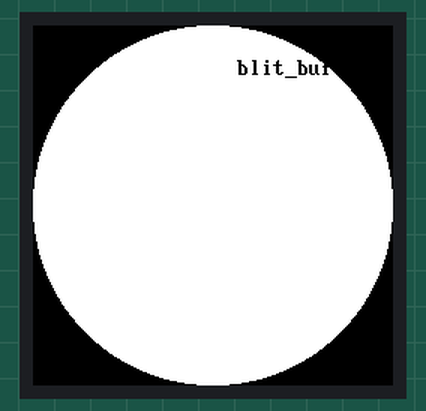
Simulated run of this program. Board: Raspberry Pi Pico running MicroPython. Shown: 240×240 colour display. Library files of the repository ran but are not shown: gc9b72.py, vga1_8x16.py, vga1_bold_16x32.py. At 1.3 s the program stops and its outputs stay as they are.

Above: at 1.0 s.

The program:

09-blit.py
```python
# Lab 09: Blitting Buffers
# display.blit_buffer(buffer, x, y, width, height) stamps a block of
# pixels onto the display in one shot. Draw a sprite once into a buffer,
# then copy it wherever (and however many times) you need it.
#
# This is where the color display's memory budget shows up for the first
# time, and this panel makes the point harder than the smartwatch kit's
# did. On the OLED, a sprite was one BIT per pixel. Here it is two BYTES
# per pixel -- sixteen times bigger -- and there are 2.25 times as many
# pixels to cover, because 360x360 is 129,600 pixels against 240x240's
# 57,600.
#
# Run the arithmetic yourself, because it is the whole lesson:
#
#   this eye sprite      96 * 72 * 2   =  13,824 bytes
#   a full-screen buffer 360 * 360 * 2 = 259,200 bytes
#   an RP2040 has        264 KB        = 270,336 bytes, TOTAL
#
# A frame buffer for this screen would be 96% of every byte of RAM on the
# chip, before MicroPython's own interpreter, heap, and your program take
# their share. It is not tight. It is impossible. That is the real reason
# this driver has no frame buffer, and the reason there is no show().
#
# (The smartwatch kit's 240x240 buffer would have been 115,200 bytes --
# also unaffordable, but only about 43% of RAM. Scaling the screen by 1.5
# scaled the buffer by 2.25.)
#
# The other difference: blit_buffer() is OPAQUE. framebuf's blit() took a
# `key` color to skip, so you could stamp a sprite over a background.
# This driver has no such option, so shapes.blit_keyed() does it the hard
# way -- finding the runs of non-key pixels and sending those. Read it
# and you will know exactly what framebuf was doing for you.

import config
import shapes

display = config.init_display()
WHITE = config.WHITE
BLACK = config.BLACK
FILL = config.FILL
FONT = config.SMALL_FONT
TRANSPARENT = BLACK

# --- build one eye in an off-screen buffer ---------------------------
#
# shapes.sprite() hands back a bytearray of RGB565 pixels. To draw into
# it we need something that behaves like a display, so Sprite below wraps
# the buffer and offers the three calls shapes.ellipse() actually uses.
#
# 96 x 72 is the smartwatch kit's 64 x 48 scaled by 1.5. The buffer it
# needs went up by 2.25x, from 6,144 bytes to 13,824 -- an area cost, not
# a width cost, which is the arithmetic that bites you every time you make
# a sprite "just a little bigger."

EYE_WIDTH = 96              # 64 on the smartwatch kit
EYE_HEIGHT = 72             # 48 on the smartwatch kit


class Sprite:
    """A tiny stand-in for the display that draws into a buffer instead.

    shapes.ellipse() only ever calls hline(), so that is all this needs.
    Passing this to a drawing function instead of the real display is a
    trick worth remembering -- the drawing code cannot tell the
    difference, and does not need to."""

    def __init__(self, width, height, background=BLACK):
        self.width = width
        self.height = height
        self.buffer = shapes.sprite(width, height, background)

    def hline(self, x, y, length, color):
        if y < 0 or y >= self.height:
            return
        for column in range(max(0, x), min(self.width, x + length)):
            shapes.sprite_pixel(self.buffer, self.width, column, y, color)

    def pixel(self, x, y, color):
        if 0 <= x < self.width and 0 <= y < self.height:
            shapes.sprite_pixel(self.buffer, self.width, x, y, color)


eye = Sprite(EYE_WIDTH, EYE_HEIGHT)
shapes.ellipse(eye, 48, 36, 45, 33, WHITE, FILL)
shapes.ellipse(eye, 48, 36, 18, 18, BLACK, FILL)

display.fill(BLACK)

# "blit_buffer" is 11 characters of a fixed 8x16 font, so it is 88 px wide
# here exactly as it was on the smaller screen. Only the centering moved.
CAPTION = "blit_buffer"
display.text(FONT, CAPTION,
             config.CENTER_X - (len(CAPTION) * FONT.WIDTH) // 2, 21,
             WHITE, BLACK)

# top: stamp the same eye buffer twice to get a matching pair. One buffer,
# two trips down the wire, and no ellipse math either time.
#
# A sprite is a RECTANGLE and this screen is a CIRCLE, so the outer top
# corners of these two blits land right on the edge of the safe circle,
# about 168 px from center. Nothing is lost -- those corner pixels are the
# sprite's black background -- but you are still paying SPI bytes to send
# black to a place no one can see it. That is the tax on every rectangular
# blit near the rim of a round display.
display.blit_buffer(eye.buffer, 63, 60, EYE_WIDTH, EYE_HEIGHT)
display.blit_buffer(eye.buffer, 201, 60, EYE_WIDTH, EYE_HEIGHT)

# bottom: a striped background so you can see what each blit covers up.
#
# The smartwatch kit's band ran from y=110 to y=210. Scaled by 1.5 that is
# y=165 to y=315 -- but this band is 270 px wide, and a 270 px row down at
# y=312 sticks out about 9 px past the physical edge of the glass. So the
# band stops before y=280 instead: 279 is the last row on which a 270 px
# span still fits inside config.SAFE_RADIUS. Scaling a rectangle on a
# round screen does not just make it bigger, it walks its corners off the
# display.
for y in range(165, 280, 9):
    display.hline(45, y, 270, WHITE)

# left, plain blit_buffer: the eye's black background paints over the
# stripes, because the sprite is a solid rectangle of pixels
display.blit_buffer(eye.buffer, 51, 192, EYE_WIDTH, EYE_HEIGHT)

# right, blit_keyed: black pixels are skipped, so the stripes show
# through. Watch how much slower it is -- that is the price of asking
# about every pixel instead of shipping the whole block. It asks about
# 6,912 pixels here (96 * 72) where the smartwatch kit asked about 3,072.
shapes.blit_keyed(display, eye.buffer, 213, 192,
                  EYE_WIDTH, EYE_HEIGHT, TRANSPARENT)

# Things to try:
#
# 1. Work out the byte cost of the eye sprite: 96 * 72 * 2 = 13,824. Then
#    work out what a full-screen buffer would cost -- 360 * 360 * 2 --
#    and compare that to the 264 KB of RAM on an RP2040, most of which
#    MicroPython is already using. Then do the same sums for the
#    smartwatch kit's 64 x 48 sprite and 240 x 240 screen, and notice that
#    a 1.5x change in width is a 2.25x change in bytes.
#
# 2. Time the two bottom blits. The plain one sends one command and 13,824
#    bytes. The keyed one sends a command per run, per row -- 72 rows now
#    instead of the smartwatch kit's 48, with the same two-runs-per-row
#    shape, so it pays half again as many command overheads. How much
#    slower it actually is on THIS panel is not something this kit has
#    measured; run it and find out.
#
# 3. Make the sprite's background RED instead of BLACK and pass that as
#    the key. Transparency is not a property of a color -- it is whichever
#    color you point at.
```

config.py
```python
# Hardware configuration for the sw-gc9b72 kit: a Raspberry Pi Pico wired to
# a 2.1" 360x360 round GC9B72 SPI display.
#
# Every numbered lab in this folder imports this file instead of repeating
# pin numbers, so the whole kit only needs to be described in one place.
#
# The display's silkscreen reads "Driver IC: GC9B72, Resolution: 360x360" --
# the 640x640 figure on some AliExpress listings for this panel is wrong.

from machine import Pin, SPI
import gc9b72
from gc9b72 import color565

WIDTH = 360
HEIGHT = 360

# Pico + bare GC9B72 module, on SPI0.
#
# The 10-pad breakout reads (left to right): GND VCC SDA SCL RST DC CS BL
# SDO TE. Only 8 of those are wired -- SDO (read-back) and TE (frame
# tearing sync) are not used by this driver and left unconnected.
#
#   Module pin   Pico pin   Wire color
#   ----------   --------   ----------
#   SCL / CLK    GP2        orange
#   SDA / MOSI   GP3        yellow
#   RST          GP4        green
#   DC           GP5        blue
#   CS           GP6        purple
#   BL           GP7        gray
#   VCC          3V3        red
#   GND          GND        black
SPI_ID = 0
SCK_PIN = 2
MOSI_PIN = 3
RST_PIN = 4
DC_PIN = 5
CS_PIN = 6
BL_PIN = 7

# GP25 is the onboard LED on a Raspberry Pi Pico. Lab 00 blinks it.
LED_PIN = 25

# Two momentary push buttons on free GPIO. Each button's other leg goes to
# GND, and PULL_UP holds the pin at 1 until a press pulls it to 0.
#
# GP14 and GP15 are the first free pins above the display's GP2-GP7 block,
# and they are the same pair the smartwatch kit lists for a Pico on a
# breadboard. Labs 13 and up read them.
#
# An UNCONNECTED pull-up pin reads 1 forever, which is exactly what "not
# pressed" looks like -- so a button lab with no buttons wired does not
# crash, it just sits on its first screen and never advances. If a lab
# seems frozen, check the wiring before you check the code.
BUTTON_A_PIN = 14
BUTTON_B_PIN = 15

# Conservative first-bring-up speed -- but READ THE NEXT PARAGRAPH before
# you try to raise it, because "nudge it up and see" does not work here.
#
# THE NUMBER YOU ASK FOR IS ALMOST NEVER THE NUMBER YOU GET. The RP2040
# derives its SPI clock by dividing the peripheral clock, and MicroPython
# rounds DOWN to the nearest rate it can actually produce. Measured on a
# Pico running MicroPython 1.28, the peripheral clock is 48 MHz, so the
# only rungs on the ladder near the top are 48/6, 48/4 and 48/2:
#
#     you ask for      you get
#     10_000_000        8_000_000
#     16_000_000       12_000_000
#     20_000_000       12_000_000
#     23_000_000       12_000_000
#     24_000_000       24_000_000   <- the ceiling on this chip
#     48_000_000       24_000_000
#
# Between 12 and 24 MHz there is NOTHING. Asking for 20 quietly hands you
# 12 and you never find out, which is exactly the sort of bug that makes
# an optimization look like it did nothing. To read back what you really
# got, print the SPI object -- its repr() carries the true baud rate:
#
#     from machine import Pin, SPI
#     print(SPI(0, baudrate=24_000_000, sck=Pin(2), mosi=Pin(3)))
#
# WHAT IT BUYS. Measured with eye-scanner-sprite.py, which sends 4,712
# bytes per frame in 2 calls, on a Pico with 20 cm ribbon cables:
#
#      8 MHz    8.1 ms per frame     6.7 Mbit/s delivered
#     12 MHz    6.9 ms per frame    10.1 Mbit/s delivered
#     24 MHz    4.6 ms per frame    20.2 Mbit/s delivered
#
# The delivered rate is about 84% of the wire rate at every rung, so the
# clock is real -- this is not a knob that only looks like it does
# something. See spi-cost.py, which measures all of this on your board.
#
# 24 MHz is what this kit now ships at, confirmed working on 20 cm ribbon
# cables with no speckling or tearing. If your own wiring is longer or
# messier and you see speckled pixels or torn frames, step down to
# 12_000_000 -- and remember there is no rung between 12 and 24, so
# anything you type in between just gives you 12.
BAUDRATE = 24_000_000

# RGB565: five bits of red, six of green, five of blue, packed into 16
# bits. color565(red, green, blue) builds any color from three ordinary
# 0-255 values, and it is re-exported above so labs can use config.color565().
BLACK = 0x0000
WHITE = 0xFFFF
RED = 0xF800
GREEN = 0x07E0
BLUE = 0x001F
YELLOW = 0xFFE0
CYAN = 0x07FF
MAGENTA = 0xF81F

# Fill flags for shapes.ellipse() / shapes.poly() -- outline vs. solid.
NO_FILL = 0
FILL = 1

# The geometry of a round screen. The driver addresses a 360x360 square,
# but only the circle inscribed in it is visible -- draw in the corners
# and you're spending SPI bytes on pixels under the bezel that no one
# will ever see.
CENTER_X = WIDTH // 2       # 180
CENTER_Y = HEIGHT // 2      # 180
RADIUS = WIDTH // 2         # 180 -- the physical edge of the glass

# A starting estimate, not a measurement: scaled from the smartwatch
# kit's GC9A01 panel (SAFE_RADIUS = RADIUS - 8 out of a 120 px radius),
# not yet confirmed against this panel's actual bezel. Look at
# shapes.ring(display, CENTER_X, CENTER_Y, SAFE_RADIUS, ...) on real
# hardware and nudge this in or out until the ring just clears the rim.
SAFE_RADIUS = 168


def inside_circle(x, y, margin=0):
    """True if (x, y) is somewhere you will actually be able to see it.

    Use this when placing something near the rim and you're not sure
    whether the bezel will eat it."""
    dx = x - CENTER_X
    dy = y - CENTER_Y
    limit = SAFE_RADIUS - margin
    return dx * dx + dy * dy <= limit * limit


# Fonts live in lib/ alongside the driver. Like the GC9A01 driver, this one
# has no built-in font -- text() takes a font MODULE as its first argument.
import vga1_8x16 as SMALL_FONT       # 8 x 16 -- 45 characters across
import vga1_bold_16x32 as BIG_FONT   # 16 x 32 -- 22 characters across

_backlight = None


def init_display():
    """Start the SPI bus and the GC9B72. Returns the display object."""
    global _backlight

    spi = SPI(SPI_ID, baudrate=BAUDRATE,
              sck=Pin(SCK_PIN), mosi=Pin(MOSI_PIN))

    _backlight = Pin(BL_PIN, Pin.OUT)

    return gc9b72.GC9B72(
        spi,
        dc=Pin(DC_PIN, Pin.OUT),
        cs=Pin(CS_PIN, Pin.OUT),
        reset=Pin(RST_PIN, Pin.OUT),
        backlight=_backlight,
        rotation=0)


def set_backlight(on):
    """Turn the backlight on or off. Returns True -- this board always has
    a software-controlled BL pin, unlike some bare GC9A01 modules."""
    _backlight.value(1 if on else 0)
    return True


def init_buttons():
    """Set up both push buttons. Returns (button_a, button_b).

    PULL_UP means each pin idles at 1 and reads 0 while pressed, so the
    labs test for `button.value() == 0`."""
    button_a = Pin(BUTTON_A_PIN, Pin.IN, Pin.PULL_UP)
    button_b = Pin(BUTTON_B_PIN, Pin.IN, Pin.PULL_UP)
    return button_a, button_b
```

Source omitted: shapes.py (8824 bytes)
